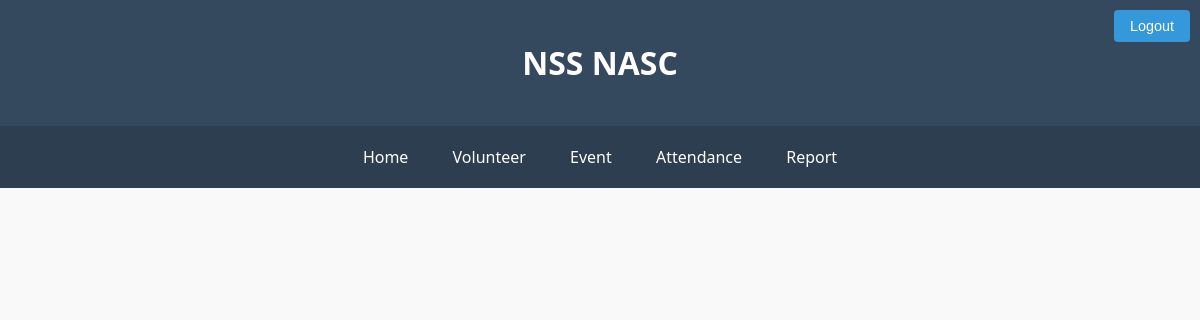
The app's page /more_attendance101/, older data.
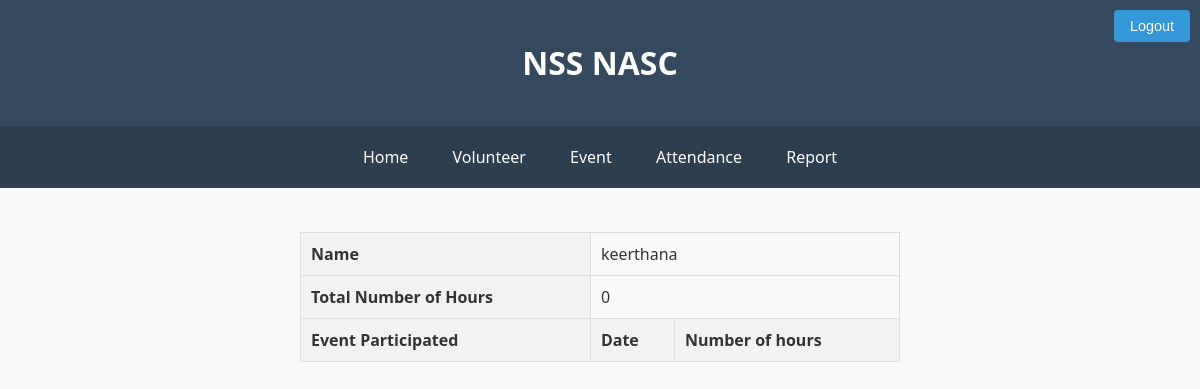
The same page, newer data.
### nss/models.py (models this page shows, shortened)
class volunteer(models.Model):
    volunteer_id=models.AutoField(primary_key=True)
    name=models.CharField(max_length=25)
    status=models.CharField(default='active',max_length=20)
    guard_name=models.CharField(max_length=25)
    guard_mob_no=models.IntegerField()
    sex_choices=[
        ('male','Male'),('female','Female')
    ]
    sex=models.CharField(max_length=15,choices=sex_choices)
    dob=models.DateField()
    year_choices=[
        ('1','1'),('2','2'),('3','3')
    ]
    year=models.IntegerField(choices=year_choices)
    community_choices=[
        ('st','ST'),('sc','SC'),('general','General'),('obc','OBC')
    ]
    community=models.CharField(max_length=15,choices=community_choices)
    address=models.TextField()
    blood_group_choices=[
        ('a+','A+'),('a-','A-'),('b+','B+'),('b-','B-'),('o+','O+'),('o-','O-'),('ab+','AB+'),('ab-','AB-')
    ]
    blood_group=models.CharField(max_length=15,choices=blood_group_choices)
    height=models.IntegerField()
    unit_choices=[
        ('1','1'),('2','2'),('3','3')
    ]
    unit=models.IntegerField(choices=unit_choices)
    weight=models.IntegerField()
    mobile_no=models.IntegerField()
    Email_id=models.EmailField()
    year_of_enrollment=models.IntegerField()
    cultural_talents=models.TextField()
    hobbies=models.TextField()
    roll_no=models.IntegerField(unique=False,null=True)
    image=models.ImageField(upload_to='volunteers',default="")
    program=models.ForeignKey(Programme,on_delete=models.CASCADE)
    def total_hours(self):
        return self.attendances.aggregate(Sum('no_of_hours'))['no_of_hours__sum'] or 0

### nss/views.py (the view)
# urls.py: path('more_attendance<int:pk>/',views.more_attendance,name='more_attendance')
def more_attendance(request,pk):
    vol={
        'vol':volunteer.objects.filter(volunteer_id=pk)
    }
    return render(request,'nss/more_attendance.html',vol)

### nss/context_processors.py (called while the page is built)
def group_processor(request):
    if request.user.is_authenticated:
        is_po_group = request.user.groups.filter(name='po').exists()
        is_vs_group = request.user.groups.filter(name='vs').exists()  # Adjust as needed
    else:
        is_po_group = False
        is_vs_group = False
    return {
        'is_po_group': is_po_group,
        'is_vs_group': is_vs_group,
    }

### nss/templates/nss/more_attendance.html (shortened to what this page needs)
{% extends 'nss/base.html' %}
{% load static %}
{% block content %}
<head>
    <link rel="stylesheet" href="{% static '/css/volunteer_details.css'%}">
</head>
<table border="1px" cellspacing="0">
{% for i in vol%}
    <tr><th>Name</th><td colspan="2">{{i.name}}</td></tr>
    <tr><th>Total Number of Hours</th><td colspan="2">{{i.total_hours}}</td></tr>
    <tr><th>Event Participated</th><th>Date</th><th>Number of hours</th></tr>
{%  endfor %}
</table>
{% endblock %}

### nss/templates/nss/base.html (shortened to what this page needs)
{% load static %}
<!DOCTYPE html>
<html>
<head>
  <link rel="stylesheet" href="{% static 'css/base.css' %}">
</head>
<body>
  <div class="header">
    <h1>NSS NASC</h1>
  </div>
  <nav>
    <ul>
      <li>
        <a href="{% url 'ns' %}">Home</a>
      </li>
      <li class="dropdown">
        <a href="#">Volunteer</a>
      </li>
      <li class="dropdown">
        <a href="#">Event</a>
      </li>
      <li class="dropdown">
        <a href="#">Attendance</a>
      </li>
      <li>
        <a href="{% url 'report_list' %}">Report</a>
      </li>
    </ul>
  </nav>
  <form class="logout-form" method="post" action="{% url 'logout' %}">
    <input class="logout-button" type="submit" value="Logout">
  </form>
  <br><br>
  {% block content %}
  {% endblock %}
</body>
</html>

### static/css/base.css (style rules this page uses)
body { background-color: #f9f9f9; color: #333; font-family: 'Segoe UI', Tahoma, Geneva, Verdana, sans-serif; margin: 0; padding: 0; }
.header { background-color: #34495e; color: #fff; text-align: center; padding: 20px 0; }
nav { background-color: #2c3e50; padding: 10px 0; }
nav ul { list-style-type: none; padding: 0; margin: 0; text-align: center; }
nav ul li { display: inline; }
nav ul li a { display: inline-block; padding: 10px 20px; color: #fff; text-decoration: none; transition: all 0.3s ease; }
.dropdown { position: relative; display: inline-block; }
.logout-form { position: absolute; top: 10px; right: 10px; }
.logout-button { background-color: #3498db; color: #fff; border: none; border-radius: 4px; cursor: pointer; font-size: 0.9em; padding: 8px 16px; transition: background-color 0.3s ease; }

### static/css/volunteer_details.css (style rules this page uses)
table { width: 50%; border-collapse: collapse; margin: 0 auto; }
td, th { padding: 10px; border: 1px solid #dddddd; }
th { background-color: #f2f2f2; text-align: left; }

Row changes from the older to the newer data that the page shows:
added volunteer: name "keerthana", total_hours "0"
